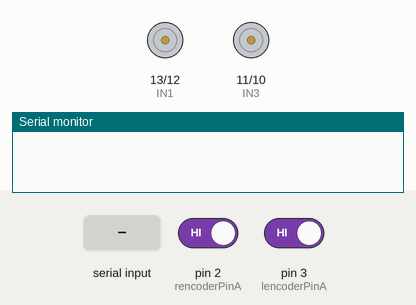
This program was run on a simulated Arduino Uno, built with avr-gcc and run on an emulated ATmega328P. Shown: motor-driver pin pairs drawn as motors (green arrow = first pin HIGH = forward, orange = second pin HIGH = backward, longer = more drive, scaled by the enable pin), the last lines printed to the serial monitor. The test bench sets the inputs (shaded band); at power-on: pin 2 (rencoderPinA) HIGH, pin 3 (lencoderPinA) HIGH.

Above: at 1.2 s.
1.3 s: "90,45,200,10\n" received over Serial
At 1.8 s:
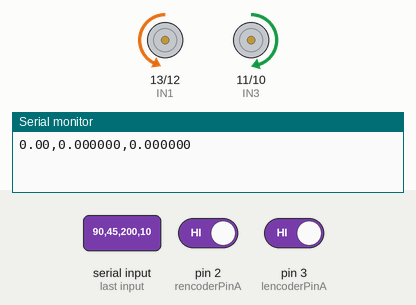
2.8 s: "30,150,10,200\n" received over Serial
At 4.2 s:
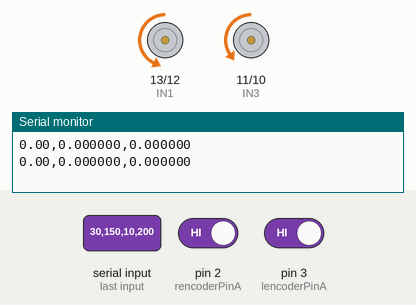
Timing chart, 0 to 5.8 s (numbered marks = the images above; inputs shaded):
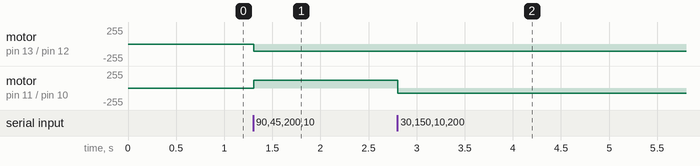

The program:

main.cpp
```cpp
#include <math.h>
#include <Arduino.h>

//input
float targetAngle = 0;
float car_x = 0;
float car_y = 0;
float target_x = 0;
float target_y = 0;
float target_w = 0.0;        // target "car" angular velocity (degree/s)
float target_v = 0.0;
float turned_Angle = 0.0;

float tagetarray[2] = {90 , 0};
int counter = 0;
int counter2 = 0;

int Base_power = 75;
float linear_RPM = 0.0;
float leftPower = 0;
float rightPower = 0;

// PID parameters
float pid[3] = {4.3, 0.04, 0};// (Kp, Ki, Kd)
float l_pid[3] = {1.6, 0.015, 0};// (lKp, lKi, lKd)
float r_pid[3] = {1.6, 0.015, 0};// (rKp, rKi, rKd)
float error_R = 0;
float error_L = 0;
float error_R_integral = 0;
float error_L_integral = 0;
float errorAngle = 0.0;
float errorAngle_integral = 0.0;
float errordistance = 0.0;

//right wheel parameters
const int ENA =  5;  //speed control
const int IN1 = 13;  //direction control 1
const int IN2 = 12;  //direction control 2
const int rencoderPinA = 2;
const int rencoderPinB = 8;
volatile long rCount = 0;
long lastRCount = 0;
float rightRPM = 0;
float targetRPM_R = 0;

//left wheel parameters
const int ENB = 6;   //speed control
const int IN3 = 11;  //direction control 1
const int IN4 = 10;  //direction control 2
const int lencoderPinA = 3;
const int lencoderPinB = 7;
volatile long lCount = 0;
long lastlCount = 0;
float leftRPM = 0;
float targetRPM_L = 0;

//motor parameters
const int GEAR_RATIO = 30;
const int PPR = 11;
const float TOTAL_PPR = (float)PPR *GEAR_RATIO;

//car parameters
float wheel_perimeter = 0.0675*M_PI;
float wheel_base = 0.195;
float wheel_radius = 0.0675/2;
float milage[2] = {0.0, 0.0};
float dt_sec;
float deltaLcount;
float deltaRcount;
float deltaSL;
float deltaSR;
float prevTime_motor = 0;

//ultrasonic sensor parameters
const int trigPin = 9;
const int echoPin = 4;
float duration = 0;
float obs_distance = 0; //obs_distance(m)
float prevtime_sensor = 0;

//input
struct __attribute__((packed)) NavigationData {
  int16_t car_x;
  int16_t car_y;
  int16_t target_x;
  int16_t target_y;
};
NavigationData navData;

void doRencoder() {
  if (digitalRead(rencoderPinA) == digitalRead(rencoderPinB)) {
    rCount++;
  } else {
    rCount--;
  }
}

void dolencoder() {
  if (digitalRead(lencoderPinA) == digitalRead(lencoderPinB)) {
    lCount--;
  } else {
    lCount++;
  }
}

//target > 0 forward，target < 0 backward
void setMotorDirection(float rTarget, float lTarget) {
  // right wheel
  digitalWrite(IN1, (rTarget >= 0) ? LOW : HIGH);
  digitalWrite(IN2, (rTarget >= 0) ? HIGH : LOW);

  // left wheel
  digitalWrite(IN3, (lTarget >= 0) ? HIGH : LOW);
  digitalWrite(IN4, (lTarget >= 0) ? LOW : HIGH);

}

//turnedAngle(degree) > 0
//formula: turned_angle = (deltaSL - deltaSR) / wheel_base * 180.0 / M_PI
float turnedAngle(float deltaSL,float deltaSR) {
  double turned_angle = 0;
  turned_angle = (deltaSL - deltaSR) / wheel_base * 180.0 / M_PI;
  return turned_angle;
}

void error_caculate(){
  float dx = target_x - car_x;
  float dy = target_y - car_y;
  if (dx==0 && dy==0){
    errordistance = 0;
    errorAngle = 0;
  }
  else{
    errordistance = sqrt(dx*dx + dy*dy) / 100;
    targetAngle = -atan2(dy, dx) * 180 / M_PI;
    errorAngle = targetAngle - turned_Angle;
    while (errorAngle > 180.0)  errorAngle -= 360.0;
    while (errorAngle < -180.0) errorAngle += 360.0;
  }

}

void setup() {
  Serial.begin(115200);

  //right wheel
  pinMode(rencoderPinA, INPUT_PULLUP);
  pinMode(rencoderPinB, INPUT_PULLUP);
  pinMode(ENA, OUTPUT);
  pinMode(IN1, OUTPUT);
  pinMode(IN2, OUTPUT);
  rCount=0;

  //left wheel
  pinMode(lencoderPinA, INPUT_PULLUP);
  pinMode(lencoderPinB, INPUT_PULLUP);
  pinMode(ENB, OUTPUT);
  pinMode(IN3, OUTPUT);
  pinMode(IN4, OUTPUT);
  lCount=0;
  attachInterrupt(digitalPinToInterrupt(rencoderPinA), doRencoder, RISING);
  attachInterrupt(digitalPinToInterrupt(lencoderPinA), dolencoder, RISING);
  pinMode(trigPin, OUTPUT);
  pinMode(echoPin, INPUT);
}

void loop() {
  unsigned long currentTime = millis();
  /*f (Serial.available() >= 8) {
    Serial.readBytes((char*)&navData, 8);
  }*/
  if (Serial.available() >= 0) {
      String inputString = Serial.readStringUntil('\n');
      inputString.trim();

      int OneComma  = inputString.indexOf(',');
      int TwoComma = inputString.indexOf(',', OneComma + 1);
      int ThrComma  = inputString.indexOf(',', TwoComma + 1);

      if (OneComma == -1 || TwoComma == -1 || ThrComma == -1) {
        return;
      }

      String carXStr   = inputString.substring(0, OneComma);
      String carYStr   = inputString.substring(OneComma + 1, TwoComma);
      String targetXStr = inputString.substring(TwoComma + 1, ThrComma);
      String targetYStr = inputString.substring(ThrComma + 1);

      if (carXStr.length() == 0 || carYStr.length() == 0 ||
          targetXStr.length() == 0 || targetYStr.length() == 0) {
        return;
      }

      car_x   = carXStr.toFloat();
      car_y   = carYStr.toFloat();
      target_x = targetXStr.toFloat();
      target_y = targetYStr.toFloat();

  }

  if (currentTime - prevTime_motor >= 15) {
    //dynamic target angle change every 2 seconds
    /*
    counter++;
    if (counter % 135 == 0) {
      counter2++;
      if (counter2 > 1){
        counter2 = 0;
        //turned_Angle = 0.0;
        error_R_integral = 0;
        error_L_integral = 0;
        targetAngle = tagetarray[counter2];
      }
      else{
        //turned_Angle = 0.0;
        error_R_integral = 0;
        error_L_integral = 0;
        targetAngle = tagetarray[counter2];
      }
    }
    */

    noInterrupts();
    deltaLcount = lCount - lastlCount;
    deltaRcount = rCount - lastRCount;
    lastRCount = rCount;
    lastlCount = lCount;
    interrupts();

    dt_sec = (currentTime - prevTime_motor) / 1000.0; //time difference(sec)

    leftRPM  = (deltaLcount / TOTAL_PPR) / dt_sec * 60.0;
    rightRPM = (deltaRcount / TOTAL_PPR) / dt_sec * 60.0;

    deltaSL = ((float)deltaLcount / TOTAL_PPR ) * wheel_perimeter;
    deltaSR = ((float)deltaRcount / TOTAL_PPR ) * wheel_perimeter;

    error_caculate();

    //-180 < errorAngle < 180

    turned_Angle += turnedAngle(deltaSL, deltaSR);

    target_v = 1.7 * errordistance;
    target_v = constrain(target_v, 0.0, 0.24);

    float base_linear_RPM = (target_v / wheel_perimeter) * 60.0;

    //P control
    //sign of "errorAngle" = "sign of target_w"
    if (abs(errordistance) > 0.02){
      if (abs(errorAngle) > 2.0) {
        errorAngle_integral += errorAngle * dt_sec;
        errorAngle_integral = constrain(errorAngle_integral, -50.0, 50.0);
        target_w = pid[0]*errorAngle + + pid[1] * errorAngle_integral;;
        target_w = constrain(target_w, -90, 90);
        float linear_factor = 1.0 - pow((min(abs(errorAngle), 180.0) / 180.0),2);
        linear_RPM = base_linear_RPM * linear_factor;
      }
      else {
        target_w = 0;
        errorAngle_integral = 0;
        linear_RPM = base_linear_RPM;
      }
    }
    else
    {
      target_v = 0;
      target_w = 0;
      errorAngle_integral = 0;
    }


    float rotate_RPM = target_w * wheel_base / (wheel_radius * 12);

    targetRPM_L = rotate_RPM + linear_RPM;
    targetRPM_R = -rotate_RPM + linear_RPM;

    error_R = abs(targetRPM_R) - abs(rightRPM);
    error_L = abs(targetRPM_L) - abs(leftRPM);
    error_R_integral += error_R * dt_sec;
    error_L_integral += error_L * dt_sec;
    error_R_integral = constrain(error_R_integral, -50.0, 50.0);
    error_L_integral = constrain(error_L_integral, -50.0, 50.0);

    if (target_w != 0) {
      setMotorDirection(targetRPM_R, targetRPM_L);
      leftPower = l_pid[0] * error_L + l_pid[1] * error_L_integral;
      rightPower = r_pid[0] * error_R + r_pid[1] * error_R_integral;
      leftPower  = constrain(Base_power + leftPower, 0, 120);
      rightPower = constrain(Base_power + rightPower, 0, 110);
    } else {
      leftPower  = 0;
      rightPower = 0;
      error_R_integral = 0;
      error_L_integral = 0;
    }

    static int sensor_trigger_counter = 0;
    sensor_trigger_counter++;

    if (sensor_trigger_counter >= 4) {
      sensor_trigger_counter = 0;

      digitalWrite(trigPin, LOW);
      delayMicroseconds(5);
      digitalWrite(trigPin, HIGH);
      delayMicroseconds(10);
      digitalWrite(trigPin, LOW);
      pinMode(echoPin, INPUT);

      duration = pulseIn(echoPin, HIGH, 11600);

      if (duration > 0) {
        obs_distance = (duration / 2.0) / 29.1;
      } else {
        obs_distance = 200.0;
      }
    }
/*
    //Ultrasonic sensor
    //obs_distance(m) caculate
    digitalWrite(trigPin, LOW);
    delayMicroseconds(5);
    digitalWrite(trigPin, HIGH);
    delayMicroseconds(10);
    digitalWrite(trigPin, LOW);
    pinMode(echoPin, INPUT);
    duration = pulseIn(echoPin, HIGH);
    pulseIn(echoPin, HIGH, 30000);
    obs_distance = (duration/2) / 29.1;
*/
    //Serial output
    Serial.print(obs_distance);
    Serial.print(",");
    Serial.print(deltaSL, 6);
    Serial.print(",");
    Serial.println(deltaSR, 6);

    analogWrite(ENA, (int)rightPower);
    analogWrite(ENB, (int)leftPower);
    prevTime_motor = currentTime;
    prevtime_sensor = currentTime;
  }
}
```

Measured:
- after the input at 1.3 s, motor on pin 13 (IN1) / pin 12 (IN2): stopped → backward 110/255 at once; motor on pin 11 (IN3) / pin 10 (IN4): stopped → forward 120/255 at once
- after the input at 2.8 s, motor on pin 11 (IN3) / pin 10 (IN4): forward 120/255 → backward 78/255 at once
